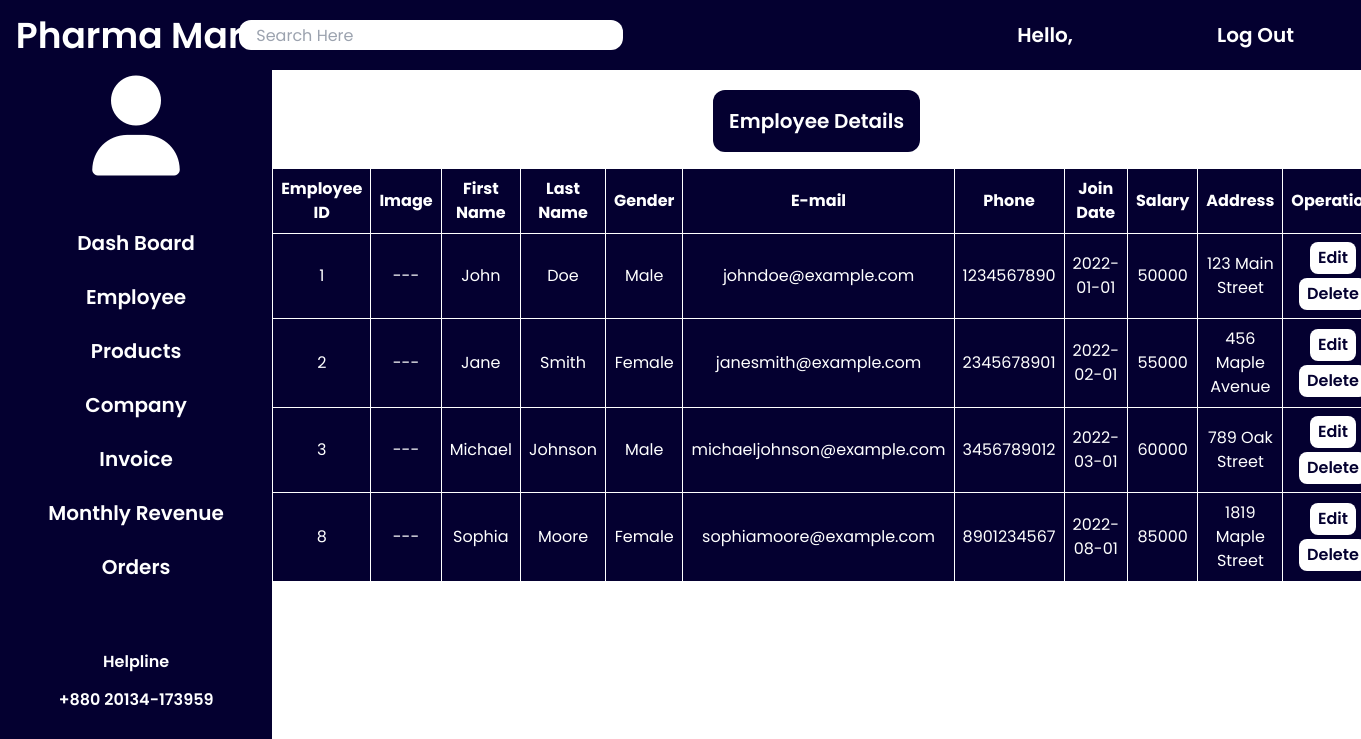
/employee.php (signed in), run on the app's committed database.
### tables this page shows
CREATE TABLE `employee` (
  `id` int(20) NOT NULL,
  `img` mediumblob NOT NULL,
  `first_name` varchar(80) NOT NULL,
  `last_name` varchar(80) NOT NULL,
  `Gender` varchar(20) NOT NULL,
  `email` varchar(80) NOT NULL,
  `phone` varchar(80) NOT NULL,
  `join_date` date NOT NULL,
  `salary` int(80) NOT NULL,
  `address` varchar(80) NOT NULL,
  `provider_id` int(11) DEFAULT NULL
);

### employee.php (the view, shortened to what this page needs)
<?php
    include('db_connect.php');
    $provider_id = $_SESSION['provider_id'];
    $sql = "SELECT* FROM employee WHERE provider_id LIKE '$provider_id'";
    $result = mysqli_query($conn,$sql);
?>
<!doctype html>
<html>
<head>
  <script src="https://cdn.tailwindcss.com"></script>
  <link rel="stylesheet" href="../css/all.min.css">
  <script src="js/tailwind.config.js"></script>
</head>
<body class="m-0 p-0 font-pop">
  <div class="flex">
    <div class="w-1/5 bg-navy text-white font-semibold text-center pt-4">
        <h3 class="text-4xl pb-5">Pharma Mart</h3>
        <i class="fa-solid fa-user text-white text-[100px]"></i>
            <nav class="">
                <ul class="flex pt-10 flex-col text-20">
                    <a href="index.php"><li class="block  hover:bg-li-navy hover:ease-in py-3 ease-out duration-400"> Dash Board</li></a>
                    <a href="employee.php"><li class="block  hover:bg-li-navy hover:ease-in py-3 ease-out duration-400">Employee</li></a>
                    <a href="medicine.php"><li class="block  hover:bg-li-navy hover:ease-in py-3 ease-out duration-400">Products</li></a>
                    <a href="company.php"><li class="block  hover:bg-li-navy hover:ease-in py-3 ease-out duration-400">Company</li></a>
                    <a href="invoice.php"><li class="block  hover:bg-li-navy hover:ease-in py-3 ease-out duration-400">Invoice</li></a>
                    <a href="#"><li class="block  hover:bg-li-navy hover:ease-in py-3 ease-out duration-400">Monthly Revenue</li></a>
                    <a href="#"><li class="block  hover:bg-li-navy hover:ease-in py-3 ease-out duration-400">Orders</li></a>
                </ul>
            </nav>
            <h2 class="pt-14 pb-1.5">Helpline</h2>
            <h3 class="pt-2 pb-20">+880 20134-173959</h3>
    </div>
    <div class="w-4/5">
        <div class="w-auto bg-navy flex justify-around p-5 text-white">
            <input type="text" class="w-96 rounded-xl h-[30px] font-normal ml-[-100px]" placeholder="    Search Here">
            <h1 class="font-semibold text-20 ml-[300px]">Hello, </h1>
            <a href="#" class="font-semibold text-20 ml-[50px]">Log Out</a>
        </div>
        <div class=" mt-5 text text-center">
            <h1 class="inline-block rounded-xl font-semibold text-20 text-white p-4 bg-navy">Employee Details</h1>
            <table class=" mt-4 table-auto text-center mx-auto bg-navy text-white border  border-white border-collapse">
                <thead>
                    <tr class="">
                        <th class="p-2 border  border-white">Employee ID</th>
                        <th class="p-2 border  border-white">Image</th>
                        <th class="p-2 border  border-white">First Name</th>
                        <th class="p-2 border  border-white">Last Name</th>
                        <th class="p-2 border  border-white">Gender</th>
                        <th class="p-2 border  border-white">E-mail</th>
                        <th class="p-2 border  border-white">Phone</th>
                        <th class="p-2 border  border-white">Join Date</th>
                        <th class="p-2 border  border-white">Salary</th>
                        <th class="p-2 border  border-white">Address</th>
                        <th class="p-2 border  border-white">Operation</th>
                    </tr>
                </thead>
                <?php
                while($row = mysqli_fetch_assoc($result)){
                ?>
                    <tbody class="">
                        <tr class="">
                            <td class="p-2 border  border-white"><?php echo $row['id']?></td>
                            <td class="p-2 border  border-white">---</td>
                            <td class="p-2 border  border-white"><?php echo $row['first_name']?></td>
                        <td class="p-2 border  border-white"><?php echo $row['last_name']?></td>
                        <td class="p-2 border  border-white"><?php echo $row['Gender']?></td>
                        <td class="p-2 border  border-white"><?php echo $row['email']?></td>
                        <td class="p-2 border  border-white"><?php echo $row['phone']?></td>
                        <td class="p-2 border  border-white"><?php echo $row['join_date']?></td>
                        <td class="p-2 border  border-white"><?php echo $row['salary']?></td>
                        <td class="p-2 border  border-white"><?php echo $row['address']?></td>
                        <td class="p-2 border  border-white space-3 gap-y-2">
                            <a class="mb-1 inline-block rounded-lg py-1 px-2 font-semibold hover:outline hover:ouline-navy hover:text-white   hover:bg-navy text-navy bg-white duration-700 ease-in-out" href="#">Edit</a>
                            <a class="inline-block rounded-lg py-1 px-2 font-semibold hover:outline hover:ouline-navy hover:text-white   hover:bg-navy text-navy bg-white duration-700 ease-in-out" href="#">Delete</a>
                        </td>
                        </tr>
                    </tbody>
                <?php
                }?>
            </table>
        </div>
    </div>
</div>
</body>
</html>

### data on the page
employee: id "1", first_name "John", last_name "Doe", Gender "Male", email "johndoe@example.com", phone "1234567890", join_date "2022-01-01", salary "50000", address "123 Main Street"
employee: id "2", first_name "Jane", last_name "Smith", Gender "Female", email "janesmith@example.com", phone "2345678901", join_date "2022-02-01", salary "55000", address "456 Maple Avenue"
employee: id "3", first_name "Michael", last_name "Johnson", Gender "Male", email "michaeljohnson@example.com", phone "3456789012", join_date "2022-03-01", salary "60000", address "789 Oak Street"
employee: id "8", first_name "Sophia", last_name "Moore", Gender "Female", email "sophiamoore@example.com", phone "8901234567", join_date "2022-08-01", salary "85000", address "1819 Maple Street"
